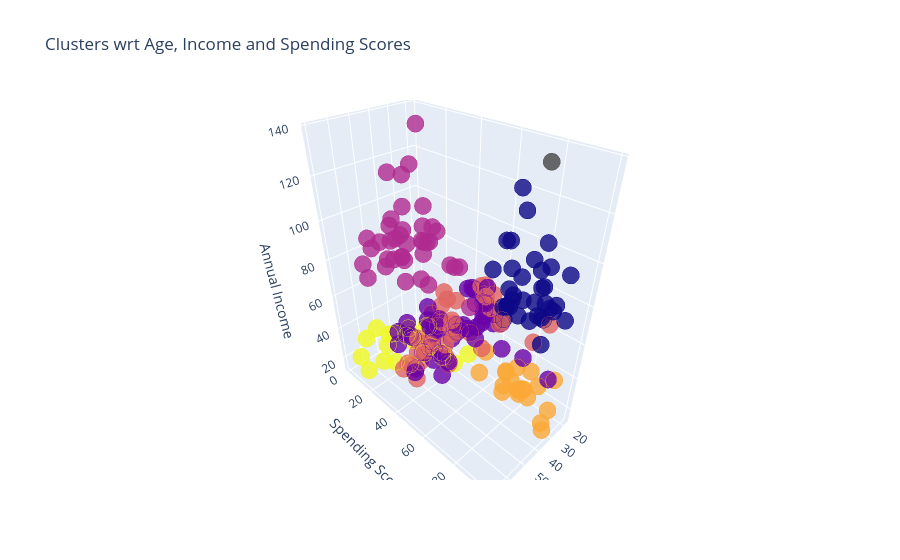

This figure's notebook cell:
### Code cell
import plotly as py
import plotly.graph_objs as go

trace1 = go.Scatter3d(
    x = df['Age'],
    y = df['Spending Score (1-100)'],
    z = df['Annual Income (k$)'],
    mode='markers',
        marker=dict(
            color = df['cluster'],
            size=10,
            line = dict(
                color=df['cluster'],
                width=12
            ),
            opacity=.8
        )
)

data = [trace1]

layout = go.Layout(
    title='Clusters wrt Age, Income and Spending Scores',
    scene=dict(
        xaxis = dict(title='Age'),
        yaxis = dict(title='Spending Score'),
        zaxis = dict(title='Annual Income')
    )
)

fig = go.Figure(data=data,layout=layout)
py.offline.iplot(fig)

### Figure 1 — Plotly figure (JSON) as saved in the notebook; plotly's stock layout.template omitted (floating-point values rounded to 4 significant figures; data arrays with more than 128 entries replaced by an {"elided": "..."} marker saying what was removed)
{"data": [{"marker": {"color": {"elided": "200 float values"}, "line": {"color": {"elided": "200 float values"}, "width": 12}, "opacity": 0.8, "size": 10}, "mode": "markers", "type": "scatter3d", "x": {"elided": "200 int values"}, "y": {"elided": "200 int values"}, "z": {"elided": "200 int values"}}], "layout": {"scene": {"xaxis": {"title": {"text": "Age"}}, "yaxis": {"title": {"text": "Spending Score"}}, "zaxis": {"title": {"text": "Annual Income"}}}, "title": {"text": "Clusters wrt Age, Income and Spending Scores"}}}
